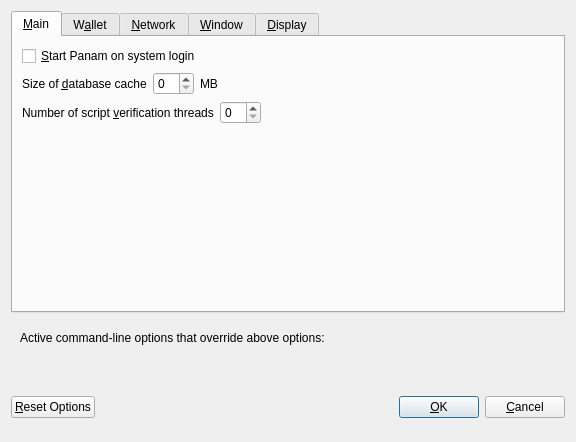
<?xml version="1.0" encoding="UTF-8"?>
<ui version="4.0">
 <class>OptionsDialog</class>
 <widget class="QDialog" name="OptionsDialog">
  <property name="geometry">
   <rect>
    <x>0</x>
    <y>0</y>
    <width>576</width>
    <height>442</height>
   </rect>
  </property>
  <property name="windowTitle">
   <string>Options</string>
  </property>
  <property name="modal">
   <bool>true</bool>
  </property>
  <layout class="QVBoxLayout" name="verticalLayout">
   <item>
    <widget class="QTabWidget" name="tabWidget">
     <property name="currentIndex">
      <number>0</number>
     </property>
     <widget class="QWidget" name="tabMain">
      <attribute name="title">
       <string>&amp;Main</string>
      </attribute>
      <layout class="QVBoxLayout" name="verticalLayout_Main">
       <item>
        <widget class="QCheckBox" name="bitcoinAtStartup">
         <property name="toolTip">
          <string>Automatically start Panam after logging in to the system.</string>
         </property>
         <property name="text">
          <string>&amp;Start Panam on system login</string>
         </property>
        </widget>
       </item>
       <item>
        <layout class="QHBoxLayout" name="horizontalLayout_2_Main">
         <item>
          <widget class="QLabel" name="databaseCacheLabel">
           <property name="text">
            <string>Size of &amp;database cache</string>
           </property>
           <property name="textFormat">
            <enum>Qt::PlainText</enum>
           </property>
           <property name="buddy">
            <cstring>databaseCache</cstring>
           </property>
          </widget>
         </item>
         <item>
          <widget class="QSpinBox" name="databaseCache"/>
         </item>
         <item>
          <widget class="QLabel" name="databaseCacheUnitLabel">
           <property name="text">
            <string>MB</string>
           </property>
           <property name="textFormat">
            <enum>Qt::PlainText</enum>
           </property>
          </widget>
         </item>
         <item>
          <spacer name="horizontalSpacer_2_Main">
           <property name="orientation">
            <enum>Qt::Horizontal</enum>
           </property>
           <property name="sizeHint" stdset="0">
            <size>
             <width>40</width>
             <height>20</height>
            </size>
           </property>
          </spacer>
         </item>
        </layout>
       </item>
       <item>
        <layout class="QHBoxLayout" name="horizontalLayout_3_Main">
         <item>
          <widget class="QLabel" name="threadsScriptVerifLabel">
           <property name="text">
            <string>Number of script &amp;verification threads</string>
           </property>
           <property name="textFormat">
            <enum>Qt::PlainText</enum>
           </property>
           <property name="buddy">
            <cstring>threadsScriptVerif</cstring>
           </property>
          </widget>
         </item>
         <item>
          <widget class="QSpinBox" name="threadsScriptVerif">
           <property name="toolTip">
            <string>(0 = auto, &lt;0 = leave that many cores free)</string>
           </property>
          </widget>
         </item>
         <item>
          <spacer name="horizontalSpacer_3_Main">
           <property name="orientation">
            <enum>Qt::Horizontal</enum>
           </property>
           <property name="sizeHint" stdset="0">
            <size>
             <width>40</width>
             <height>20</height>
            </size>
           </property>
          </spacer>
         </item>
        </layout>
       </item>
       <item>
        <spacer name="verticalSpacer_2">
         <property name="orientation">
          <enum>Qt::Vertical</enum>
         </property>
         <property name="sizeHint" stdset="0">
          <size>
           <width>20</width>
           <height>40</height>
          </size>
         </property>
        </spacer>
       </item>
      </layout>
     </widget>
     <widget class="QWidget" name="tabWallet">
      <attribute name="title">
       <string>W&amp;allet</string>
      </attribute>
      <layout class="QVBoxLayout" name="verticalLayout_Wallet">
       <item>
        <layout class="QHBoxLayout" name="horizontalLayout_2_Wallet">
         <item>
          <widget class="QLabel" name="labelStakeSplitThresholdText">
           <property name="text">
            <string>Stake split threshold:</string>
           </property>
          </widget>
         </item>
         <item>
          <widget class="QSpinBox" name="spinBoxStakeSplitThreshold">
           <property name="minimum">
            <number>1</number>
           </property>
           <property name="maximum">
            <number>999999</number>
           </property>
          </widget>
         </item>
        </layout>
       </item>
       <item>
        <widget class="QGroupBox" name="groupBox">
         <property name="title">
          <string>Expert</string>
         </property>
         <layout class="QVBoxLayout" name="verticalLayout_2">
          <item>
           <widget class="QCheckBox" name="coinControlFeatures">
            <property name="toolTip">
             <string>Whether to show coin control features or not.</string>
            </property>
            <property name="text">
             <string>Enable coin &amp;control features</string>
            </property>
           </widget>
          </item>
          <item>
           <widget class="QCheckBox" name="showMasternodesTab">
            <property name="toolTip">
             <string>Show additional tab listing all your masternodes in first sub-tab&lt;br/&gt;and all masternodes on the network in second sub-tab.</string>
            </property>
            <property name="text">
             <string>Show Masternodes Tab</string>
            </property>
           </widget>
          </item>
          <item>
           <widget class="QCheckBox" name="spendZeroConfChange">
            <property name="toolTip">
             <string>If you disable the spending of unconfirmed change, the change from a transaction&lt;br/&gt;cannot be used until that transaction has at least one confirmation.&lt;br/&gt;This also affects how your balance is computed.</string>
            </property>
            <property name="text">
             <string>&amp;Spend unconfirmed change</string>
            </property>
           </widget>
          </item>
         </layout>
        </widget>
       </item>
       <item>
        <spacer name="verticalSpacer_Wallet">
         <property name="orientation">
          <enum>Qt::Vertical</enum>
         </property>
         <property name="sizeHint" stdset="0">
          <size>
           <width>20</width>
           <height>40</height>
          </size>
         </property>
        </spacer>
       </item>
      </layout>
     </widget>
     <widget class="QWidget" name="tabNetwork">
      <attribute name="title">
       <string>&amp;Network</string>
      </attribute>
      <layout class="QVBoxLayout" name="verticalLayout_Network">
       <item>
        <widget class="QCheckBox" name="mapPortUpnp">
         <property name="toolTip">
          <string>Automatically open the Panam client port on the router. This only works when your router supports UPnP and it is enabled.</string>
         </property>
         <property name="text">
          <string>Map port using &amp;UPnP</string>
         </property>
        </widget>
       </item>
       <item>
        <widget class="QCheckBox" name="allowIncoming">
         <property name="toolTip">
          <string>Accept connections from outside</string>
         </property>
         <property name="text">
          <string>Allow incoming connections</string>
         </property>
        </widget>
       </item>
       <item>
        <widget class="QCheckBox" name="connectSocks">
         <property name="toolTip">
          <string>Connect to the Panam network through a SOCKS5 proxy.</string>
         </property>
         <property name="text">
          <string>&amp;Connect through SOCKS5 proxy (default proxy):</string>
         </property>
        </widget>
       </item>
       <item>
        <layout class="QHBoxLayout" name="horizontalLayout_1_Network">
         <item>
          <widget class="QLabel" name="proxyIpLabel">
           <property name="text">
            <string>Proxy &amp;IP:</string>
           </property>
           <property name="textFormat">
            <enum>Qt::PlainText</enum>
           </property>
           <property name="buddy">
            <cstring>proxyIp</cstring>
           </property>
          </widget>
         </item>
         <item>
          <widget class="QValidatedLineEdit" name="proxyIp">
           <property name="minimumSize">
            <size>
             <width>140</width>
             <height>0</height>
            </size>
           </property>
           <property name="maximumSize">
            <size>
             <width>140</width>
             <height>16777215</height>
            </size>
           </property>
           <property name="toolTip">
            <string>IP address of the proxy (e.g. IPv4: 127.0.0.1 / IPv6: ::1)</string>
           </property>
          </widget>
         </item>
         <item>
          <widget class="QLabel" name="proxyPortLabel">
           <property name="text">
            <string>&amp;Port:</string>
           </property>
           <property name="textFormat">
            <enum>Qt::PlainText</enum>
           </property>
           <property name="buddy">
            <cstring>proxyPort</cstring>
           </property>
          </widget>
         </item>
         <item>
          <widget class="QLineEdit" name="proxyPort">
           <property name="minimumSize">
            <size>
             <width>55</width>
             <height>0</height>
            </size>
           </property>
           <property name="maximumSize">
            <size>
             <width>55</width>
             <height>16777215</height>
            </size>
           </property>
           <property name="toolTip">
            <string>Port of the proxy (e.g. 9050)</string>
           </property>
          </widget>
         </item>
         <item>
          <spacer name="horizontalSpacer_1_Network">
           <property name="orientation">
            <enum>Qt::Horizontal</enum>
           </property>
           <property name="sizeHint" stdset="0">
            <size>
             <width>40</width>
             <height>20</height>
            </size>
           </property>
          </spacer>
         </item>
        </layout>
       </item>
       <item>
        <spacer name="verticalSpacer_Network">
         <property name="orientation">
          <enum>Qt::Vertical</enum>
         </property>
         <property name="sizeHint" stdset="0">
          <size>
           <width>20</width>
           <height>40</height>
          </size>
         </property>
        </spacer>
       </item>
      </layout>
     </widget>
     <widget class="QWidget" name="tabWindow">
      <attribute name="title">
       <string>&amp;Window</string>
      </attribute>
      <layout class="QVBoxLayout" name="verticalLayout_Window">
       <item>
        <widget class="QCheckBox" name="minimizeToTray">
         <property name="toolTip">
          <string>Show only a tray icon after minimizing the window.</string>
         </property>
         <property name="text">
          <string>&amp;Minimize to the tray instead of the taskbar</string>
         </property>
        </widget>
       </item>
       <item>
        <widget class="QCheckBox" name="minimizeOnClose">
         <property name="toolTip">
          <string>Minimize instead of exit the application when the window is closed. When this option is enabled, the application will be closed only after selecting Quit in the menu.</string>
         </property>
         <property name="text">
          <string>M&amp;inimize on close</string>
         </property>
        </widget>
       </item>
       <item>
        <spacer name="verticalSpacer_Window">
         <property name="orientation">
          <enum>Qt::Vertical</enum>
         </property>
         <property name="sizeHint" stdset="0">
          <size>
           <width>20</width>
           <height>40</height>
          </size>
         </property>
        </spacer>
       </item>
      </layout>
     </widget>
     <widget class="QWidget" name="tabDisplay">
      <attribute name="title">
       <string>&amp;Display</string>
      </attribute>
      <layout class="QVBoxLayout" name="verticalLayout_Display">
       <item>
        <layout class="QHBoxLayout" name="horizontalLayout_1_Display">
         <item>
          <widget class="QLabel" name="langLabel">
           <property name="text">
            <string>User Interface &amp;language:</string>
           </property>
           <property name="textFormat">
            <enum>Qt::PlainText</enum>
           </property>
           <property name="buddy">
            <cstring>lang</cstring>
           </property>
          </widget>
         </item>
         <item>
          <widget class="QValueComboBox" name="lang">
           <property name="toolTip">
            <string>The user interface language can be set here. This setting will take effect after restarting Panam.</string>
           </property>
          </widget>
         </item>
        </layout>
       </item>
       <item>
        <widget class="Line" name="line">
         <property name="orientation">
          <enum>Qt::Horizontal</enum>
         </property>
        </widget>
       </item>
       <item>
        <layout class="QHBoxLayout" name="horizontalLayout_2_Display">
         <item>
          <widget class="QLabel" name="unitLabel">
           <property name="text">
            <string>&amp;Unit to show amounts in:</string>
           </property>
           <property name="textFormat">
            <enum>Qt::PlainText</enum>
           </property>
           <property name="buddy">
            <cstring>unit</cstring>
           </property>
          </widget>
         </item>
         <item>
          <widget class="QValueComboBox" name="unit">
           <property name="toolTip">
            <string>Choose the default subdivision unit to show in the interface and when sending coins.</string>
           </property>
          </widget>
         </item>
        </layout>
       </item>
       <item>
        <layout class="QHBoxLayout" name="horizontalLayout_5_Display">
         <item>
          <widget class="QLabel" name="digitsLabel">
           <property name="text">
            <string>Decimal digits</string>
           </property>
          </widget>
         </item>
         <item>
          <widget class="QValueComboBox" name="digits"/>
         </item>
        </layout>
       </item>
       <item>
        <layout class="QHBoxLayout" name="horizontalLayout_3_Display">
         <item>
          <widget class="QLabel" name="thirdPartyTxUrlsLabel">
           <property name="toolTip">
            <string>Third party URLs (e.g. a block explorer) that appear in the transactions tab as context menu items. %s in the URL is replaced by transaction hash. Multiple URLs are separated by vertical bar |.</string>
           </property>
           <property name="text">
            <string>Third party transaction URLs</string>
           </property>
           <property name="buddy">
            <cstring>thirdPartyTxUrls</cstring>
           </property>
          </widget>
         </item>
         <item>
          <widget class="QLineEdit" name="thirdPartyTxUrls">
           <property name="toolTip">
            <string>Third party URLs (e.g. a block explorer) that appear in the transactions tab as context menu items. %s in the URL is replaced by transaction hash. Multiple URLs are separated by vertical bar |.</string>
           </property>
          </widget>
         </item>
        </layout>
       </item>
       <item>
        <spacer name="verticalSpacer">
         <property name="orientation">
          <enum>Qt::Vertical</enum>
         </property>
         <property name="sizeHint" stdset="0">
          <size>
           <width>20</width>
           <height>40</height>
          </size>
         </property>
        </spacer>
       </item>
      </layout>
     </widget>
    </widget>
   </item>
   <item>
    <widget class="QFrame" name="frame">
     <layout class="QVBoxLayout" name="verticalLayout_Bottom">
      <item>
       <layout class="QHBoxLayout" name="horizontalLayout_Bottom">
        <item>
         <widget class="QLabel" name="overriddenByCommandLineInfoLabel">
          <property name="text">
           <string>Active command-line options that override above options:</string>
          </property>
          <property name="textFormat">
           <enum>Qt::PlainText</enum>
          </property>
         </widget>
        </item>
        <item>
         <spacer name="horizontalSpacer_Bottom">
          <property name="orientation">
           <enum>Qt::Horizontal</enum>
          </property>
          <property name="sizeHint" stdset="0">
           <size>
            <width>40</width>
            <height>20</height>
           </size>
          </property>
         </spacer>
        </item>
       </layout>
      </item>
      <item>
       <widget class="QLabel" name="overriddenByCommandLineLabel">
        <property name="text">
         <string/>
        </property>
        <property name="textFormat">
         <enum>Qt::PlainText</enum>
        </property>
        <property name="wordWrap">
         <bool>true</bool>
        </property>
       </widget>
      </item>
     </layout>
    </widget>
   </item>
   <item>
    <layout class="QHBoxLayout" name="horizontalLayout_Buttons">
     <item>
      <widget class="QPushButton" name="resetButton">
       <property name="toolTip">
        <string>Reset all client options to default.</string>
       </property>
       <property name="text">
        <string>&amp;Reset Options</string>
       </property>
       <property name="autoDefault">
        <bool>false</bool>
       </property>
      </widget>
     </item>
     <item>
      <spacer name="horizontalSpacer_1">
       <property name="orientation">
        <enum>Qt::Horizontal</enum>
       </property>
       <property name="sizeHint" stdset="0">
        <size>
         <width>40</width>
         <height>48</height>
        </size>
       </property>
      </spacer>
     </item>
     <item>
      <widget class="QLabel" name="statusLabel">
       <property name="minimumSize">
        <size>
         <width>200</width>
         <height>0</height>
        </size>
       </property>
       <property name="font">
        <font>
         <weight>75</weight>
         <bold>true</bold>
        </font>
       </property>
       <property name="text">
        <string/>
       </property>
       <property name="textFormat">
        <enum>Qt::PlainText</enum>
       </property>
       <property name="wordWrap">
        <bool>true</bool>
       </property>
      </widget>
     </item>
     <item>
      <spacer name="horizontalSpacer_2">
       <property name="orientation">
        <enum>Qt::Horizontal</enum>
       </property>
       <property name="sizeHint" stdset="0">
        <size>
         <width>40</width>
         <height>48</height>
        </size>
       </property>
      </spacer>
     </item>
     <item>
      <widget class="QPushButton" name="okButton">
       <property name="text">
        <string>&amp;OK</string>
       </property>
       <property name="autoDefault">
        <bool>false</bool>
       </property>
       <property name="default">
        <bool>true</bool>
       </property>
      </widget>
     </item>
     <item>
      <widget class="QPushButton" name="cancelButton">
       <property name="text">
        <string>&amp;Cancel</string>
       </property>
       <property name="autoDefault">
        <bool>false</bool>
       </property>
      </widget>
     </item>
    </layout>
   </item>
  </layout>
 </widget>
 <customwidgets>
  <customwidget>
   <class>QValidatedLineEdit</class>
   <extends>QLineEdit</extends>
   <header>qvalidatedlineedit.h</header>
  </customwidget>
  <customwidget>
   <class>QValueComboBox</class>
   <extends>QComboBox</extends>
   <header>qvaluecombobox.h</header>
  </customwidget>
 </customwidgets>
 <resources/>
 <connections/>
</ui>
